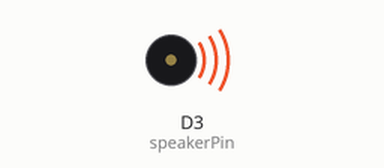
Recording of a sketch running on a simulated ESP8266 (NodeMCU). Parts: buzzer (waves = sounding).

Above: at 0.15 s.
At 4.89 s:
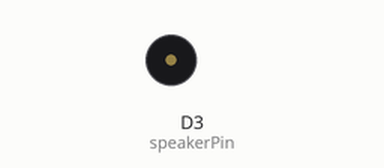
Timing chart, 0 to 5.7 s (numbered marks = the images above):
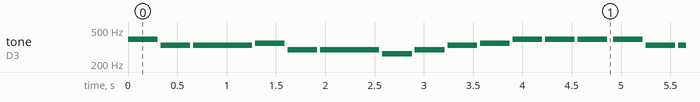

The sketch:

Buzzer_Song.ino
```cpp
int speakerPin = D3;
char song[] = "geefddcdefggg";
unsigned long beats[] = {1,1,2,1,1,2,1,1,1,1,1,1,1,2,4};
int tempo = 300;

void setup() {
  pinMode(speakerPin, OUTPUT);
}

void loop() {
  for (int i = 0; i < sizeof(song); i++) {
    if (song[i] == ' ') { // If it's a space, do not play music
      delay(beats[i] * tempo); // Rest
    } else { // Call playNote function to convert the note into a signal to play through the speaker
      playNote(speakerPin, song[i], beats[i] * tempo);
    }
    // Delay between notes to create a legato or staccato effect
    delay(tempo / 10);
  }
}

void playNote(int OutputPin, char note, unsigned long duration) {
  // Define note names and their corresponding frequencies
  char names[] = { 'c', 'd', 'e', 'f', 'g', 'a', 'b' };
  int tones[] = {262, 294, 330, 349, 392, 440, 494, 523, 587, 659, 698, 784, 880, 988, 1046, 1175, 1318, 1397, 1568, 1760, 1976 };

  // Iterate over note names and frequencies
  for (int i = 0; i < 7; i++) {
    if (names[i] == note) {
      // Play the corresponding tone
      tone(OutputPin, tones[i], duration);

      // Add delay and stop the tone after playing it
      delay(duration);
      noTone(OutputPin);
    }
  }
}
```

Measured:
- by itself, tone on D3 (speakerPin): plays 392 Hz for 0.30 s, 330 Hz for 0.30 s, 330 Hz for 0.60 s, 349 Hz for 0.30 s, 294 Hz for 0.30 s, 294 Hz for 0.60 s … (344 notes in this stretch)
